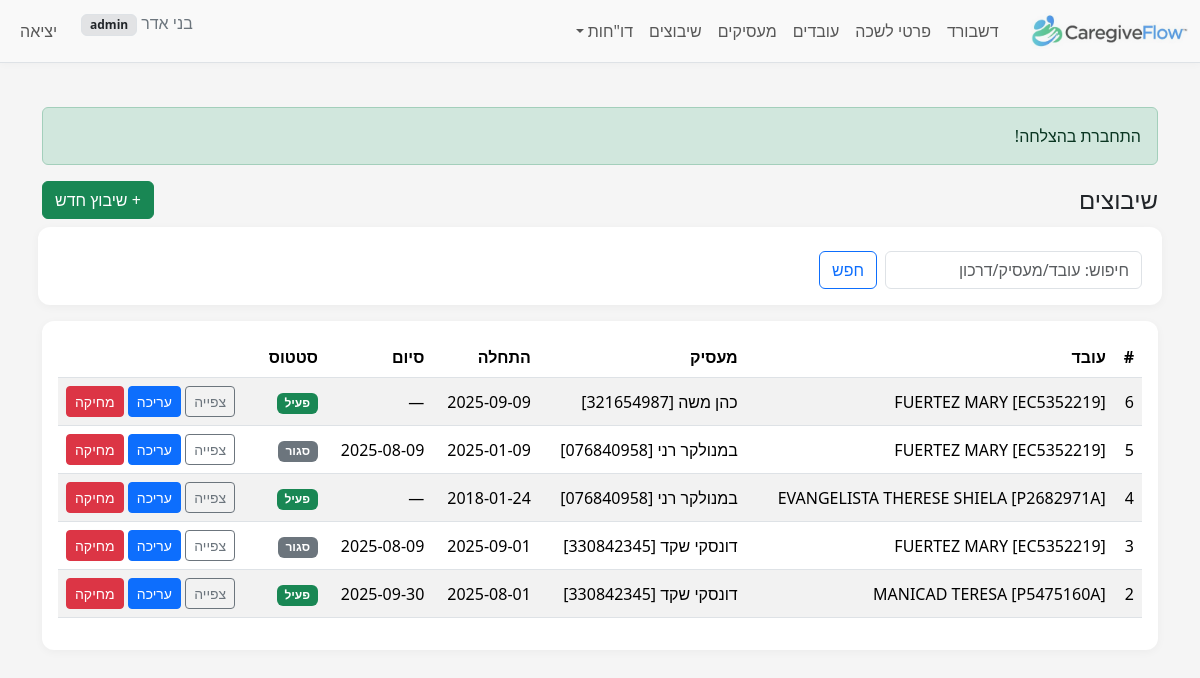
The page /index.php?r=placements/index (signed in) on the database its author committed.
### tables this page shows
CREATE TABLE `placements` (
  `id` bigint(20) UNSIGNED NOT NULL,
  `employee_id` bigint(20) UNSIGNED NOT NULL,
  `employer_id` bigint(20) UNSIGNED NOT NULL,
  `start_date` date NOT NULL,
  `end_date` date DEFAULT NULL,
  `end_reason_code` tinyint(3) UNSIGNED DEFAULT NULL,
  `notes` text DEFAULT NULL,
  `created_at` timestamp NOT NULL DEFAULT current_timestamp(),
  `updated_at` timestamp NULL DEFAULT current_timestamp() ON UPDATE current_timestamp()
);

CREATE TABLE `employees` (
  `id` bigint(20) UNSIGNED NOT NULL,
  `passport_number` varchar(20) NOT NULL,
  `country_of_citizenship` int(10) UNSIGNED DEFAULT NULL,
  `country_symbol_moi` int(10) UNSIGNED DEFAULT NULL COMMENT 'MoI country numeric code (BAFI)',
  `last_name` varchar(20) NOT NULL,
  `last_name_he` varchar(20) DEFAULT NULL,
  `first_name_he` varchar(20) DEFAULT NULL,
  `first_name` varchar(20) NOT NULL,
  `father_name_en` varchar(20) DEFAULT NULL,
  `mother_name_en` varchar(20) DEFAULT NULL COMMENT 'Mother name (EN, 20)',
  `gender_code` tinyint(3) UNSIGNED DEFAULT NULL,
  `marital_status_code` tinyint(3) UNSIGNED DEFAULT NULL,
  `birth_date` date DEFAULT NULL,
  `phone` varchar(30) DEFAULT NULL,
  `phone_prefix_il` varchar(4) DEFAULT NULL,
  `phone_number_il` varchar(9) DEFAULT NULL,
  `phone_alt` varchar(30) DEFAULT NULL,
  `email` varchar(120) DEFAULT NULL,
  `city_code` int(10) UNSIGNED DEFAULT NULL,
  `street_code` int(10) UNSIGNED DEFAULT NULL,
  `house_no` varchar(10) DEFAULT NULL,
  `apartment` varchar(10) DEFAULT NULL,
  `zipcode` varchar(10) DEFAULT NULL,
  `abroad_city` varchar(60) DEFAULT NULL,
  `abroad_street` varchar(60) DEFAULT NULL,
  `abroad_house_no` varchar(10) DEFAULT NULL,
  `abroad_postal_code` varchar(10) DEFAULT NULL,
  `entry_date` date DEFAULT NULL,
  `visa_type` varchar(30) DEFAULT NULL,
  `visa_expiry` date DEFAULT NULL,
  `work_permit_number` varchar(40) DEFAULT NULL,
  `work_permit_issue` date DEFAULT NULL,
  `work_permit_expiry` date DEFAULT NULL,
  `is_active` tinyint(1) NOT NULL DEFAULT 1,
  `employment_status_code` tinyint(3) UNSIGNED DEFAULT NULL COMMENT 'BAFI status/end reason code (00/03/..)',
  `status_change_date` date DEFAULT NULL COMMENT 'BAFI status change date (yyyymmdd)',
  `notes` text DEFAULT NULL,
  `record_type_code` tinyint(3) UNSIGNED DEFAULT NULL COMMENT 'BAFI record type (01=new;02=new-to-agency;03=change employer;04=details/bank update)',
  `mana_type_code` tinyint(3) UNSIGNED DEFAULT NULL COMMENT 'BAFI batch/mana type (01..06)',
  `remarks_internal` text DEFAULT NULL,
  `created_at` timestamp NOT NULL DEFAULT current_timestamp(),
  `updated_at` timestamp NULL DEFAULT current_timestamp() ON UPDATE current_timestamp(),
  `passport_issue_date` date DEFAULT NULL,
  `passport_expiry_date` date DEFAULT NULL,
  `country_code` int(11) DEFAULT NULL,
  `phone_mobile` varchar(30) DEFAULT NULL,
  `phone_home` varchar(30) DEFAULT NULL,
  `id_type_code` varchar(10) DEFAULT NULL COMMENT 'Code: type of ID (e.g., passport/teudat-zehut)',
  `id_number` varchar(32) DEFAULT NULL,
  `visa_type_code` varchar(20) DEFAULT NULL,
  `arrival_date` date DEFAULT NULL,
  `bank_name` varchar(100) DEFAULT NULL,
  `bank_branch` varchar(20) DEFAULT NULL,
  `bank_account` varchar(34) DEFAULT NULL,
  `bank_foreign_country_code` int(10) UNSIGNED DEFAULT NULL COMMENT 'BAFI bank country numeric code',
  `bank_city_foreign` varchar(60) DEFAULT NULL,
  `bank_street_foreign` varchar(60) DEFAULT NULL,
  `bank_house_no_foreign` varchar(10) DEFAULT NULL,
  `bank_code_foreign` varchar(10) DEFAULT NULL,
  `bank_name_foreign` varchar(60) DEFAULT NULL,
  `bank_branch_code_foreign` varchar(10) DEFAULT NULL,
  `bank_branch_name_foreign` varchar(60) DEFAULT NULL,
  `bank_swift` varchar(25) DEFAULT NULL,
  `bank_iban` varchar(40) DEFAULT NULL,
  `beneficiary_last_name` varchar(60) DEFAULT NULL,
  `beneficiary_first_name` varchar(60) DEFAULT NULL,
  `permit_number_bafi` varchar(15) DEFAULT NULL COMMENT 'BAFI permit number (mirror of work_permit_number if used)',
  `spouse_name_en` varchar(20) DEFAULT NULL COMMENT 'Spouse name (EN, 20)',
  `spouse_in_israel` tinyint(1) UNSIGNED DEFAULT NULL COMMENT 'Spouse in Israel? 1=yes, 0=no, NULL=unknown',
  `representative_abroad_name` varchar(20) DEFAULT NULL COMMENT 'Representative abroad name (20)',
  `health_ins_issue_date` date DEFAULT NULL COMMENT 'Health insurance - issue date',
  `health_ins_expiry` date DEFAULT NULL COMMENT 'Health insurance - expiry date',
  `metash_mana_number` varchar(20) DEFAULT NULL COMMENT 'METaSH - Mana number (20)',
  `metash_registration_date` date DEFAULT NULL COMMENT 'METaSH - registration date'
);

CREATE TABLE `employers` (
  `id` bigint(20) UNSIGNED NOT NULL,
  `id_type_code` tinyint(3) UNSIGNED NOT NULL,
  `id_number` varchar(20) NOT NULL,
  `passport_number` varchar(20) DEFAULT NULL,
  `last_name` varchar(60) NOT NULL,
  `first_name` varchar(60) NOT NULL,
  `gender_code` tinyint(3) UNSIGNED DEFAULT NULL COMMENT 'Employer gender (1=male,2=female per BAFI)',
  `phone` varchar(10) DEFAULT NULL,
  `phone_prefix_il` varchar(4) DEFAULT NULL,
  `phone_number_il` varchar(10) DEFAULT NULL,
  `phone_alt` varchar(30) DEFAULT NULL,
  `email` varchar(120) DEFAULT NULL,
  `birth_date` date DEFAULT NULL,
  `birth_year` smallint(5) UNSIGNED DEFAULT NULL COMMENT 'Employer birth year (yyyy)',
  `city_code` int(10) UNSIGNED DEFAULT NULL,
  `city_name_he` varchar(120) DEFAULT NULL,
  `street_code` int(10) UNSIGNED DEFAULT NULL,
  `street_name_he` varchar(120) DEFAULT NULL,
  `foreign_country_code` int(10) UNSIGNED DEFAULT NULL COMMENT 'MoI country numeric code for foreign employer',
  `house_no` varchar(10) DEFAULT NULL,
  `apartment` varchar(10) DEFAULT NULL,
  `zipcode` varchar(10) DEFAULT NULL,
  `notes` text DEFAULT NULL,
  `created_at` timestamp NOT NULL DEFAULT current_timestamp(),
  `updated_at` timestamp NULL DEFAULT current_timestamp() ON UPDATE current_timestamp(),
  `company_name` varchar(150) DEFAULT NULL,
  `contact_email` varchar(120) DEFAULT NULL,
  `contact_name` varchar(120) DEFAULT NULL,
  `contact_phone` varchar(30) DEFAULT NULL
);

### src/controllers/PlacementsController.php (called while the page is built, shortened)
<?php
require_once __DIR__ . '/../models/Placement.php';
class PlacementsController {
    public static function index(PDO $pdo) {
        $q = trim($_GET['q'] ?? '');
        $page = max(1, (int)($_GET['page'] ?? 1));
        $limit = 20; $offset = ($page-1)*$limit;
        $m = new Placement($pdo);
        $rows = $m->all($q, $limit, $offset);
        $cols = $m->columns();
        require __DIR__ . '/../../views/placements/index.php';
    }
}

### public/index.php (called while the page is built, shortened)
<?php
require __DIR__ . '/../src/db.php';
require __DIR__ . '/../src/helpers.php';
$pdo = db();
$route = $_GET['r'] ?? 'dashboard/index';
[$ctrl, $action] = array_pad(explode('/', $route, 2), 2, 'index');
$action = strtok($action, '&?');
$action = preg_replace('/[^A-Za-z0-9_]/', '', $action);
$controllerClass = preg_replace('/[^A-Za-z0-9]/', '', ucwords(str_replace(['_', '-'], ' ', $ctrl))) . 'Controller';
call_user_func([$controllerClass, $action], $pdo);

### src/config.php (called while the page is built)
<?php
return [
    'db' => [
        'host' => '127.0.0.1',
        'port' => '3306',
        'name' => 'caregiveflow',
        'user' => 'root',
        'pass' => '',
        'charset' => 'utf8mb4',
    ],
    'app' => [
        'debug' => true,
        'base_path' => '',
        'session_name' => 'cgf_session',
    ],
];

### src/db.php (called while the page is built, shortened)
<?php
function db(): PDO {
    $cfg = require __DIR__ . '/config.php';
    $dsn = "mysql:host={$cfg['db']['host']};port={$cfg['db']['port']};dbname={$cfg['db']['name']};charset={$cfg['db']['charset']}";
    $options = [
        PDO::ATTR_ERRMODE => PDO::ERRMODE_EXCEPTION,
        PDO::ATTR_DEFAULT_FETCH_MODE => PDO::FETCH_ASSOC,
        PDO::MYSQL_ATTR_INIT_COMMAND => "SET NAMES utf8mb4",
    ];
    $pdo = new PDO($dsn, $cfg['db']['user'], $cfg['db']['pass'], $options);
    return $pdo;
}

### src/helpers.php (called while the page is built, shortened)
<?php
function app_config() {
    static $cfg = null;
    if (!$cfg) $cfg = require __DIR__ . '/config.php';
    return $cfg;
}
function start_session() {
    $cfg = app_config();
}
function e($str): string { return htmlspecialchars((string)$str, ENT_QUOTES | ENT_SUBSTITUTE, 'UTF-8'); }
function current_user() {
    return $_SESSION['user'] ?? null;
}

### src/models/Placement.php (called while the page is built, shortened)
<?php
class Placement {
    private PDO $pdo;
    private array $cols;
    public function __construct(PDO $pdo) {
        $this->pdo = $pdo;
        $this->cols = $this->detectColumns();
    }
    private function detectColumns(): array {
        $map = [
            'employee_id' => ['employee_id', 'emp_id', 'worker_id'],
            'employer_id' => ['employer_id', 'client_id', 'empr_id'],
            'start'       => ['start_date', 'start_at', 'start', 'from_date', 'placement_start_date'],
            'end'         => ['end_date', 'end_at', 'end', 'to_date', 'placement_end_date'],
            'notes'       => ['notes', 'remarks', 'comment'],
            'id'          => ['id', 'placement_id']
        ];
        $found = [];
        foreach ($map as $key => $cands) {
            $found[$key] = $this->firstExistingColumn('placements', $cands);
        }
        return $found;
    }
    private function firstExistingColumn(string $table, array $candidates): ?string {
        $in  = implode(',', array_fill(0, count($candidates), '?'));
        $sql = "SELECT COLUMN_NAME FROM INFORMATION_SCHEMA.COLUMNS
                WHERE TABLE_SCHEMA = DATABASE()
                  AND TABLE_NAME = ?
                  AND COLUMN_NAME IN ($in)
                LIMIT 1";
        $params = array_merge([$table], $candidates);
        $st = $this->pdo->prepare($sql);
        $st->execute($params);
        $row = $st->fetch(PDO::FETCH_ASSOC);
        return $row['COLUMN_NAME'] ?? null;
    }
    public function all(string $q = '', int $limit = 20, int $offset = 0): array {
        $idc = $this->cols['id']; $ec = $this->cols['employee_id']; $er = $this->cols['employer_id'];
        $sql = "SELECT p.*,
                       e.first_name AS emp_first, e.last_name AS emp_last, e.passport_number AS emp_passport,
                       er.first_name AS employer_first, er.last_name AS employer_last, er.id_number AS employer_idnum
                FROM placements p
                JOIN employees e  ON e.id = p.$ec
                JOIN employers er ON er.id = p.$er";
        $where = "";
        $order = " ORDER BY p.$idc DESC LIMIT :limit OFFSET :offset";
        $st = $this->pdo->prepare($sql . $where . $order);
        $st->bindValue(':limit', (int)$limit, PDO::PARAM_INT);
        $st->bindValue(':offset', (int)$offset, PDO::PARAM_INT);
        $st->execute();
        return $st->fetchAll();
    }
    public function count(string $q = ''): int {
        return (int)$this->pdo->query("SELECT COUNT(*) FROM placements")->fetchColumn();
    }
    public function columns(): array { return $this->cols; }
}

### views/placements/index.php (the view, shortened to what this page needs)
<?php require __DIR__ . '/../layout/header.php'; ?>
<div class="d-flex justify-content-between align-items-center mb-3">
  <h1 class="h4 m-0">שיבוצים</h1>
  <?php if ((current_user()['role'] ?? '') !== 'viewer'): ?>
    <a class="btn btn-success" href="index.php?r=placements/create">+ שיבוץ חדש</a>
  <?php endif; ?>
</div>
<form class="row g-2 mb-3" method="get">
  <div class="col-auto">
    <input class="form-control" name="q" value="<?= e($_GET['q'] ?? '') ?>" placeholder="חיפוש: עובד/מעסיק/דרכון">
  </div>
  <div class="col-auto">
    <button class="btn btn-outline-primary">חפש</button>
  </div>
</form>
<div class="table-responsive">
<table class="table table-striped table-hover align-middle">
  <thead><tr>
    <th>#</th><th>עובד</th><th>מעסיק</th><th>התחלה</th><th>סיום</th><th>סטטוס</th><th></th>
  </tr></thead>
  <tbody>
    <?php foreach ($rows as $r): ?>
      <?php
        $start = $r[$cols['start']] ?? null;
        $end   = $r[$cols['end']] ?? null;
        $active = ($start && $start <= date('Y-m-d') && (empty($end) || $end >= date('Y-m-d')));
      ?>
      <tr>
        <td><?= (int)$r[$cols['id']] ?></td>
        <td><?= e(($r['emp_last'] ?? '') . ' ' . ($r['emp_first'] ?? '') . ' [' . ($r['emp_passport'] ?? '') . ']') ?></td>
        <td><?= e(($r['employer_last'] ?? '') . ' ' . ($r['employer_first'] ?? '') . ' [' . ($r['employer_idnum'] ?? '') . ']') ?></td>
        <td><?= e($start) ?></td>
        <td><?= e($end ?: '—') ?></td>
        <td>
          <?php if ($active): ?>
            <span class="badge bg-success">פעיל</span>
          <?php else: ?>
            <span class="badge bg-secondary">סגור</span>
          <?php endif; ?>
        </td>
        <td class="text-end">
          <a class="btn btn-sm btn-outline-secondary" href="index.php?r=placements/show&id=<?= (int)$r[$cols['id']] ?>">צפייה</a>
          <a class="btn btn-sm btn-primary" href="index.php?r=placements/edit&id=<?= (int)$r[$cols['id']] ?>">עריכה</a>
          <?php if ((current_user()['role'] ?? '') === 'admin'): ?>
          <form class="d-inline m-0 p-0" method="post" action="index.php?r=placements/delete" onsubmit="return confirm('למחוק את השיבוץ?');">
            <button class="btn btn-sm btn-danger">מחיקה</button>
          </form>
          <?php endif; ?>
        </td>
      </tr>
    <?php endforeach; ?>
  </tbody>
</table>
</div>
<?php require __DIR__ . '/../layout/footer.php'; ?>

### public/assets/css/style.css (style rules this page uses)
body { background-color: #f5f5f5; color: #212529; }
.table-responsive { background: #fff; padding: 1rem; border-radius: .75rem; box-shadow: 0 2px 10px rgba(0,0,0,.04); }
main.container form { background: #fff; padding: 1rem; border-radius: .75rem; box-shadow: 0 2px 10px rgba(0,0,0,.04); }

### rows shown on the page
placements: id "6", employee.passport_number "FUERTEZ MARY [EC5352219]", employer.id_number "כהן משה [321654987]", start_date "2025-09-09", end "—", shows "פעיל"
placements: id "5", employee.passport_number "FUERTEZ MARY [EC5352219]", employer.id_number "במנולקר רני [076840958]", start_date "2025-01-09", end_date "2025-08-09", shows "סגור"
placements: id "4", employee.passport_number "EVANGELISTA THERESE SHIELA [P2682971A]", employer.id_number "במנולקר רני [076840958]", start_date "2018-01-24", end "—", shows "פעיל"
placements: id "3", employee.passport_number "FUERTEZ MARY [EC5352219]", employer.id_number "דונסקי שקד [330842345]", start_date "2025-09-01", end_date "2025-08-09", shows "סגור"
placements: id "2", employee.passport_number "MANICAD TERESA [P5475160A]", employer.id_number "דונסקי שקד [330842345]", start_date "2025-08-01", end_date "2025-09-30", shows "פעיל"

### other values the page prints
$u['display_name'] "בני אדר"
$u['role'] "admin"
$f['msg'] "התחברת בהצלחה!"
